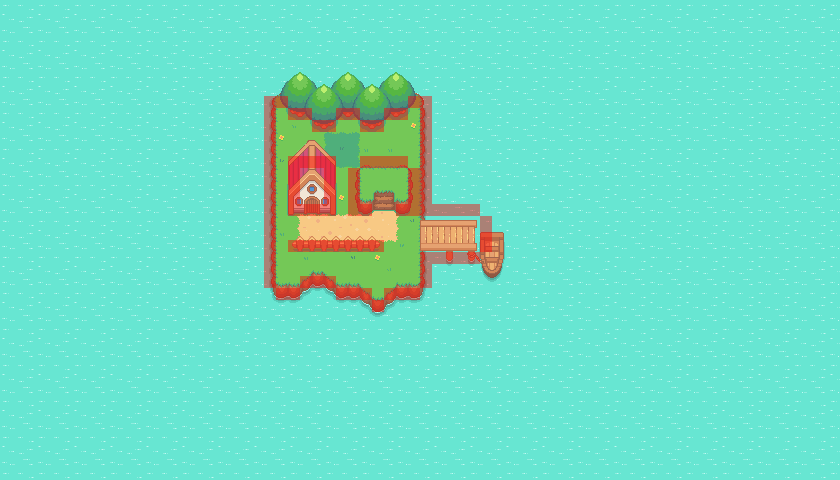

Tiled map render using the project's own tile images. Description and the map definition, with tile-layer contents summarised, below:
An orthogonal 70x40 tile map with 12x12 px tiles, 13 tile layers (Ocean, island, path, plateau, ...), 2 tilesets.

<map version="1.8" tiledversion="1.8.2" orientation="orthogonal" renderorder="right-down" width="70" height="40" tilewidth="12" tileheight="12" infinite="0" nextlayerid="16" nextobjectid="1">
 <tileset firstgid="1" source="pokemon game.tsx" />
 <tileset firstgid="1025" source="collision.tsx" />
 <layer id="1" name="Ocean" width="70" height="40">
  <data>[2800 cells, 2800 non-empty, 9 distinct tile ids]</data>
 </layer>
 <layer id="2" name="island" width="70" height="40">
  <data>[2800 cells, 289 non-empty, 86 distinct tile ids]</data>
 </layer>
 <layer id="8" name="path" width="70" height="40">
  <data>[2800 cells, 36 non-empty, 12 distinct tile ids]</data>
 </layer>
 <layer id="3" name="plateau" width="70" height="40">
  <data>[2800 cells, 35 non-empty, 35 distinct tile ids]</data>
 </layer>
 <layer id="9" name="battle patch" width="70" height="40">
  <data>[2800 cells, 9 non-empty, 9 distinct tile ids]</data>
 </layer>
 <layer id="10" name="grass" width="70" height="40">
  <data>[2800 cells, 18 non-empty, 13 distinct tile ids]</data>
 </layer>
 <layer id="11" name="fence" width="70" height="40">
  <data>[2800 cells, 20 non-empty, 12 distinct tile ids]</data>
 </layer>
 <layer id="13" name="dock" width="70" height="40">
  <data>[2800 cells, 56 non-empty, 56 distinct tile ids]</data>
 </layer>
 <layer id="4" name="house" width="70" height="40">
  <data>[2800 cells, 48 non-empty, 48 distinct tile ids]</data>
 </layer>
 <layer id="5" name="trees" width="70" height="40">
  <data>[2800 cells, 72 non-empty, 24 distinct tile ids]</data>
 </layer>
 <layer id="6" name="trees1" width="70" height="40">
  <data>[2800 cells, 48 non-empty, 24 distinct tile ids]</data>
 </layer>
 <layer id="14" name="collisions" width="70" height="40" opacity="0.44">
  <data>[2800 cells, 100 non-empty, 1 distinct tile ids]</data>
 </layer>
 <layer id="15" name="foreground" width="70" height="40">
  <data>[2800 cells, 16 non-empty, 12 distinct tile ids]</data>
 </layer>
</map>
